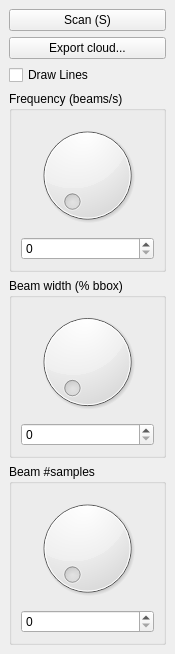
<?xml version="1.0" encoding="UTF-8"?>
<ui version="4.0">
 <class>Widget</class>
 <widget class="QDockWidget" name="Widget">
  <property name="geometry">
   <rect>
    <x>0</x>
    <y>0</y>
    <width>175</width>
    <height>654</height>
   </rect>
  </property>
  <property name="sizePolicy">
   <sizepolicy hsizetype="Preferred" vsizetype="MinimumExpanding">
    <horstretch>0</horstretch>
    <verstretch>0</verstretch>
   </sizepolicy>
  </property>
  <property name="windowTitle">
   <string>Laser scanner settings</string>
  </property>
  <widget class="QWidget" name="dockWidgetContents">
   <layout class="QVBoxLayout" name="verticalLayout">
    <item>
     <widget class="QPushButton" name="scanbutton">
      <property name="text">
       <string>Scan (S)</string>
      </property>
     </widget>
    </item>
    <item>
     <widget class="QPushButton" name="saveButton">
      <property name="text">
       <string>Export cloud...</string>
      </property>
     </widget>
    </item>
    <item>
     <widget class="QCheckBox" name="drawLineCheckBox">
      <property name="text">
       <string>Draw Lines</string>
      </property>
     </widget>
    </item>
    <item>
     <widget class="QGroupBox" name="box_freq">
      <property name="title">
       <string>Frequency (beams/s)</string>
      </property>
      <layout class="QVBoxLayout" name="verticalLayout_2">
       <item>
        <widget class="QDial" name="dial_freq"/>
       </item>
       <item>
        <widget class="QSpinBox" name="sbox_freq"/>
       </item>
      </layout>
     </widget>
    </item>
    <item>
     <widget class="QGroupBox" name="box_width">
      <property name="title">
       <string>Beam width (% bbox)</string>
      </property>
      <layout class="QVBoxLayout" name="verticalLayout_3">
       <item>
        <widget class="QDial" name="dial_width"/>
       </item>
       <item>
        <widget class="QSpinBox" name="sbox_width"/>
       </item>
      </layout>
     </widget>
    </item>
    <item>
     <widget class="QGroupBox" name="box_numsamples">
      <property name="title">
       <string>Beam #samples</string>
      </property>
      <layout class="QVBoxLayout" name="verticalLayout_4">
       <item>
        <widget class="QDial" name="dial_numsamples"/>
       </item>
       <item>
        <widget class="QSpinBox" name="sbox_numsamples"/>
       </item>
      </layout>
     </widget>
    </item>
   </layout>
  </widget>
 </widget>
 <resources/>
 <connections>
  <connection>
   <sender>dial_numsamples</sender>
   <signal>valueChanged(int)</signal>
   <receiver>sbox_numsamples</receiver>
   <slot>setValue(int)</slot>
   <hints>
    <hint type="sourcelabel">
     <x>84</x>
     <y>506</y>
    </hint>
    <hint type="destinationlabel">
     <x>84</x>
     <y>585</y>
    </hint>
   </hints>
  </connection>
  <connection>
   <sender>dial_freq</sender>
   <signal>valueChanged(int)</signal>
   <receiver>sbox_freq</receiver>
   <slot>setValue(int)</slot>
   <hints>
    <hint type="sourcelabel">
     <x>84</x>
     <y>114</y>
    </hint>
    <hint type="destinationlabel">
     <x>84</x>
     <y>193</y>
    </hint>
   </hints>
  </connection>
  <connection>
   <sender>dial_width</sender>
   <signal>valueChanged(int)</signal>
   <receiver>sbox_width</receiver>
   <slot>setValue(int)</slot>
   <hints>
    <hint type="sourcelabel">
     <x>84</x>
     <y>310</y>
    </hint>
    <hint type="destinationlabel">
     <x>84</x>
     <y>389</y>
    </hint>
   </hints>
  </connection>
 </connections>
</ui>
